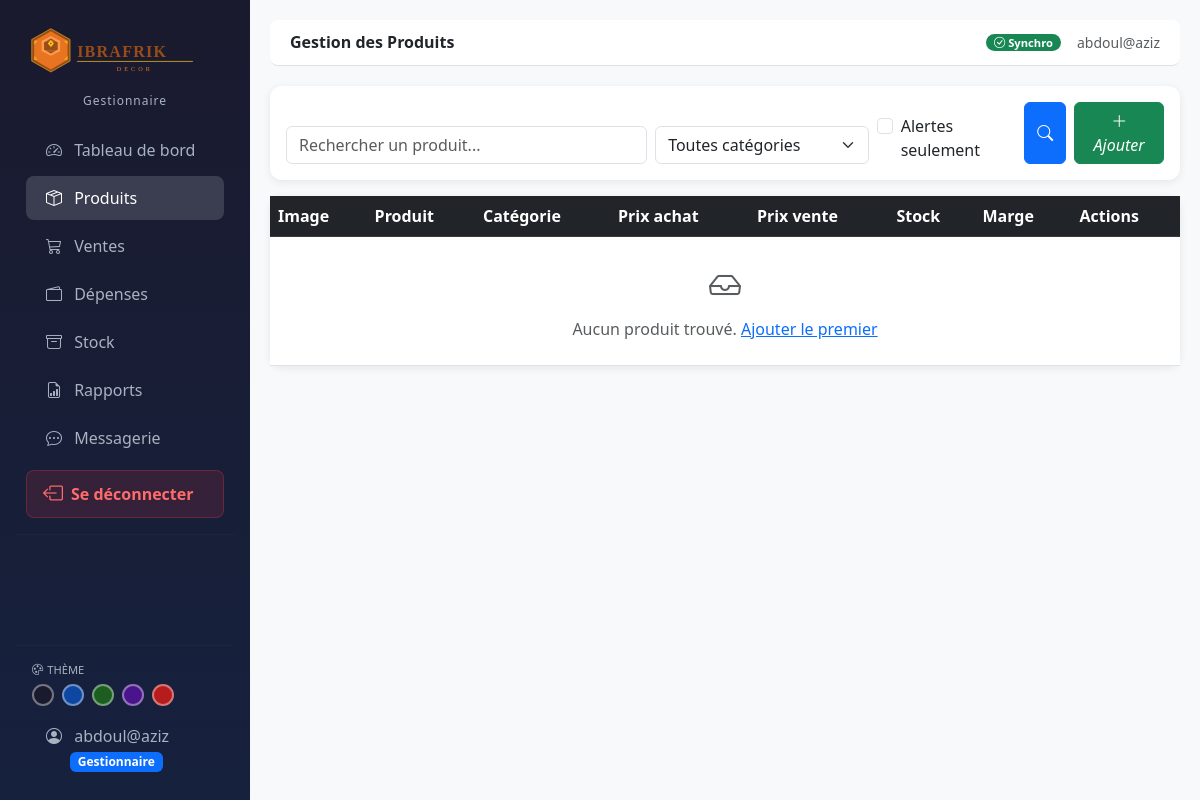
Page /produits/ (signed in) on the earlier database version.
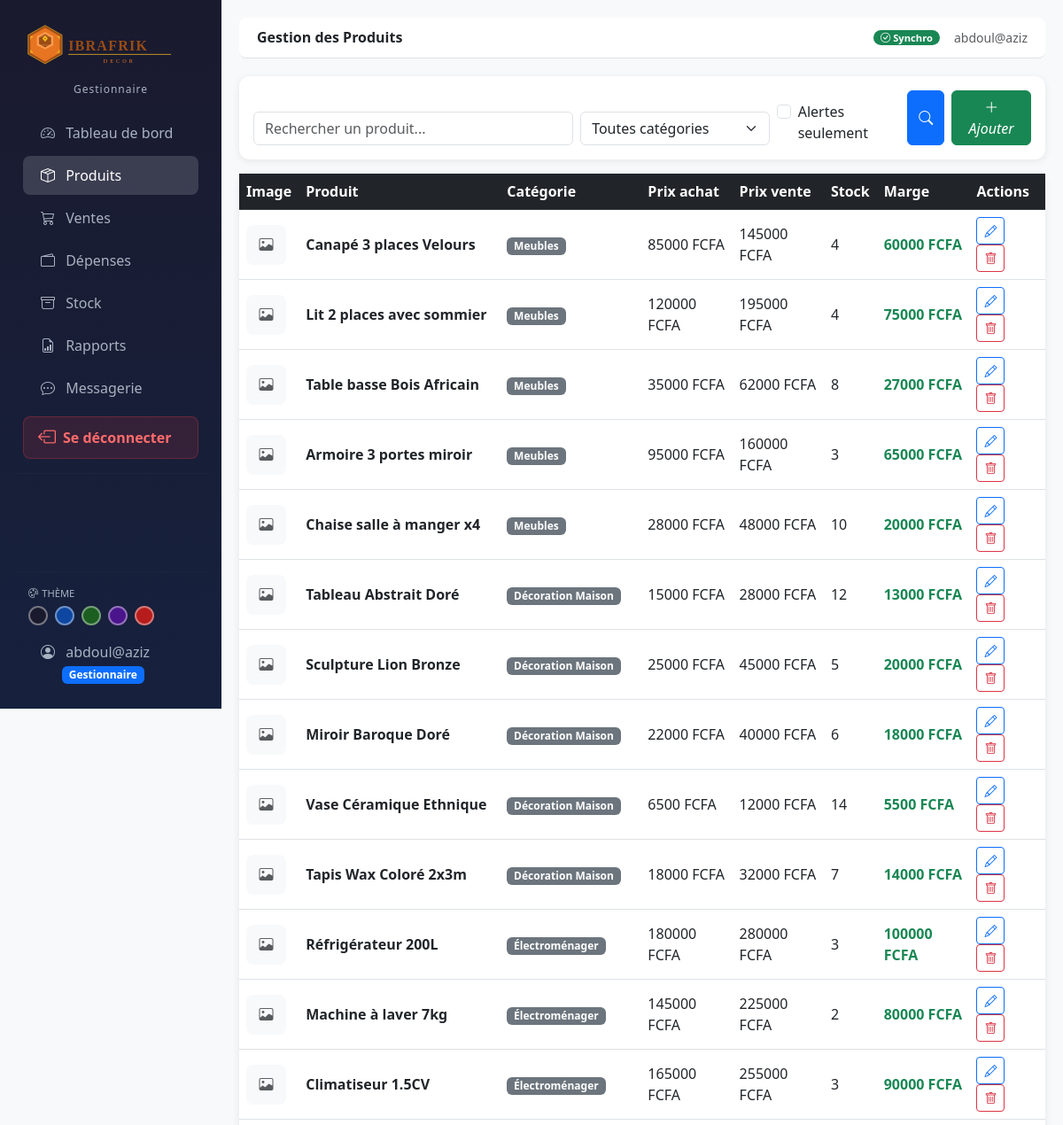
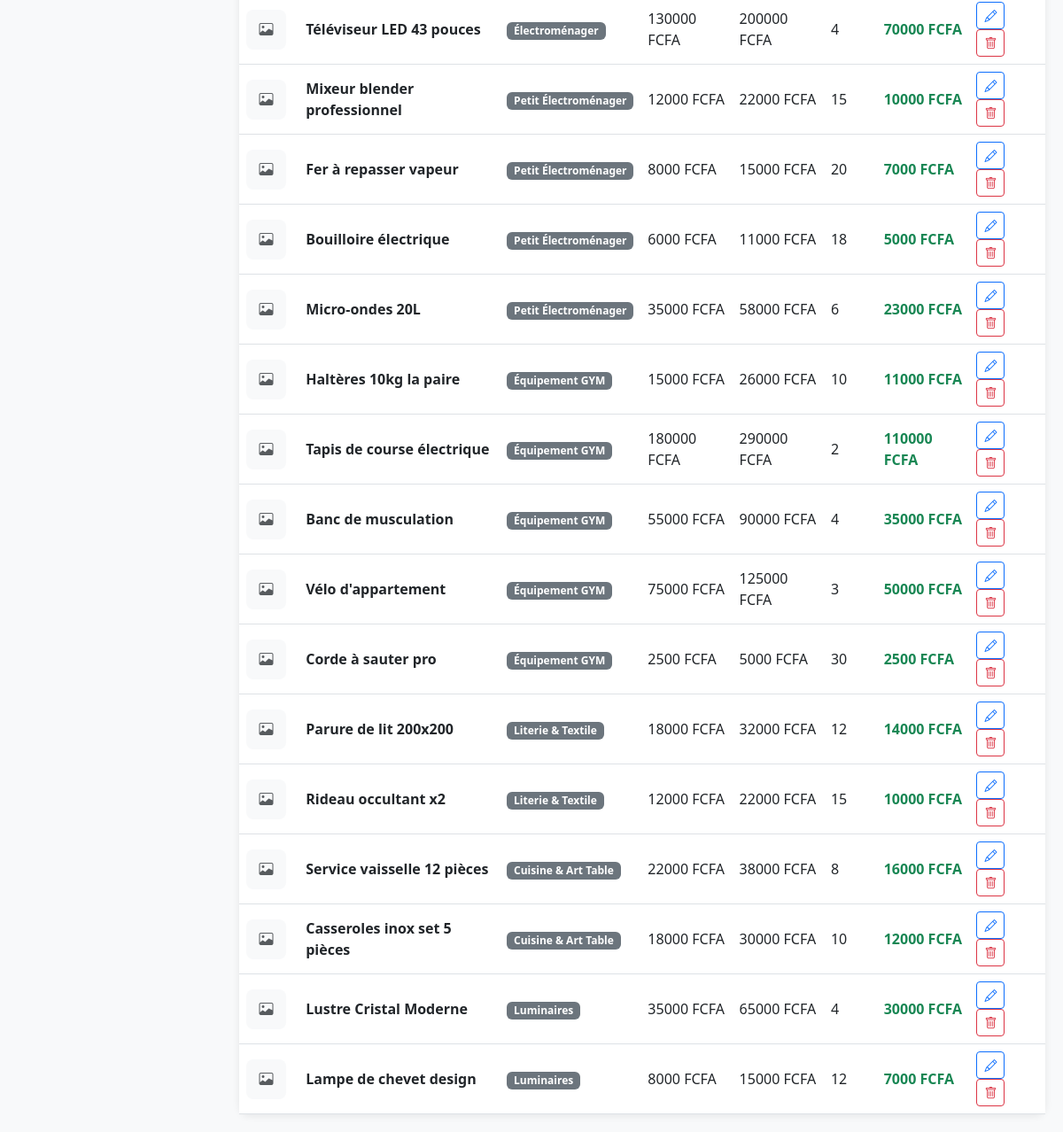
Same page on the later database version (2 pictures, top to bottom).
### produits/models.py (models this page shows, shortened)
class Produit(models.Model):
    nom = models.CharField(max_length=200)
    categorie = models.ForeignKey(Categorie, on_delete=models.PROTECT, related_name='produits')
    description = models.TextField(blank=True)
    prix_achat = models.DecimalField(max_digits=12, decimal_places=2)
    prix_vente = models.DecimalField(max_digits=12, decimal_places=2)
    quantite_stock = models.IntegerField(default=0)
    seuil_alerte = models.IntegerField(default=5)
    image = models.ImageField(upload_to='produits/', blank=True, null=True)
    date_ajout = models.DateTimeField(auto_now_add=True)
    actif = models.BooleanField(default=True)
    @property
    def marge(self):
        return self.prix_vente - self.prix_achat
    @property
    def en_alerte(self):
        return self.quantite_stock <= self.seuil_alerte
    class Meta:
        verbose_name = 'Produit'

class Categorie(models.Model):
    nom = models.CharField(max_length=100)
    description = models.TextField(blank=True)
    class Meta:
        verbose_name = 'Catégorie'

### produits/views.py (the view)
# urls.py: path('', views.produit_liste, name='liste'),
@login_required
def produit_liste(request):
    query      = request.GET.get('q', '')
    categorie  = request.GET.get('categorie', '')
    alerte     = request.GET.get('alerte', '')
    produits = Produit.objects.filter(actif=True).select_related('categorie')
    if query:
        produits = produits.filter(
            Q(nom__icontains=query) | Q(description__icontains=query)
        )
    if categorie:
        produits = produits.filter(categorie__id=categorie)
    if alerte:
        produits = [p for p in produits if p.en_alerte]
    categories = Categorie.objects.all()
    return render(request, 'produits/liste.html', {
        'produits':   produits,
        'categories': categories,
        'query':      query,
    })

### accounts/models.py (called while the page is built)
    def is_gestionnaire(self):
        return self.role == self.GESTIONNAIRE

    def is_admin_bc(self):
        return self.role == self.ADMIN

### dashboard/context_processors.py (called while the page is built)
def messages_non_lus(request):
    if request.user.is_authenticated:
        count = Message.objects.filter(
            destinataire=request.user, lu=False
        ).count()
        return {'messages_non_lus_count': count}
    return {'messages_non_lus_count': 0}

### templates/produits/liste.html (shortened to what this page needs)
{% extends 'base.html' %}
{% block page_title %}Gestion des Produits{% endblock %}
{% block content %}
<div class="card mb-3 p-3">
    <form method="get" class="row g-2 align-items-end">
        <div class="col-md-5">
            <input type="text" name="q" class="form-control"
                   placeholder="Rechercher un produit..." value="{{ query }}">
        </div>
        <div class="col-md-3">
            <select name="categorie" class="form-select">
                <option value="">Toutes catégories</option>
            </select>
        </div>
        <div class="col-md-2">
            <div class="form-check mt-2">
                <input class="form-check-input" type="checkbox" name="alerte" value="1">
                <label class="form-check-label">Alertes seulement</label>
            </div>
        </div>
        <div class="col-md-2 d-flex gap-2">
            <button type="submit" class="btn btn-primary flex-grow-1">
                <i class="bi bi-search"></i>
            </button>
            <a href="{% url 'produits:ajouter' %}" class="btn btn-success flex-grow-1">
                <i class="bi bi-plus-lg">Ajouter</i>
            </a>
        </div>
    </form>
</div>
<div class="card">
    <div class="table-responsive">
        <table class="table table-hover align-middle mb-0">
            <thead class="table-dark">
                <tr>
                    <th>Image</th>
                    <th>Produit</th>
                    <th>Catégorie</th>
                    <th>Prix achat</th>
                    <th>Prix vente</th>
                    <th>Stock</th>
                    <th>Marge</th>
                    <th>Actions</th>
                </tr>
            </thead>
            <tbody>
            {% for p in produits %}
            <tr {% if p.en_alerte %}class="table-warning"{% endif %}>
                <td>
                    {% if p.image %}
                    <img src="{{ p.image.url }}" width="45" height="45"
                         style="object-fit:cover; border-radius:8px;">
                    {% else %}
                    <div class="bg-light d-flex align-items-center justify-content-center"
                         style="width:45px;height:45px;border-radius:8px;">
                        <i class="bi bi-image text-muted"></i>
                    </div>
                    {% endif %}
                </td>
                <td>
                    <div class="fw-semibold">{{ p.nom }}</div>
                </td>
                <td><span class="badge bg-secondary">{{ p.categorie.nom }}</span></td>
                <td>{{ p.prix_achat|floatformat:0 }} FCFA</td>
                <td>{{ p.prix_vente|floatformat:0 }} FCFA</td>
                <td>
                    {{ p.quantite_stock }}
                </td>
                <td class="text-success fw-semibold">{{ p.marge|floatformat:0 }} FCFA</td>
                <td>
                    <a href="{% url 'produits:modifier' p.pk %}"
                       class="btn btn-sm btn-outline-primary me-1">
                        <i class="bi bi-pencil"></i>
                    </a>
                    <a href="{% url 'produits:supprimer' p.pk %}"
                       class="btn btn-sm btn-outline-danger">
                        <i class="bi bi-trash"></i>
                    </a>
                </td>
            </tr>
            {% empty %}
            <tr>
                <td colspan="8" class="text-center text-muted py-4">
                    <i class="bi bi-inbox fs-2 d-block mb-2"></i>
                    Aucun produit trouvé.
                    <a href="{% url 'produits:ajouter' %}">Ajouter le premier</a>
                </td>
            </tr>
            {% endfor %}
            </tbody>
        </table>
    </div>
</div>
{% endblock %}

Differences in the rows shown:
added Produit: nom "Canapé 3 places Velours", categorie.nom "Meubles", prix_achat "85000", prix_vente "145000", quantite_stock "4", marge "60000"
added Produit: nom "Lit 2 places avec sommier", categorie.nom "Meubles", prix_achat "120000", prix_vente "195000", quantite_stock "4", marge "75000"
added Produit: nom "Table basse Bois Africain", categorie.nom "Meubles", prix_achat "35000", prix_vente "62000", quantite_stock "8", marge "27000"
added Produit: nom "Armoire 3 portes miroir", categorie.nom "Meubles", prix_achat "95000", prix_vente "160000", quantite_stock "3", marge "65000"
added Produit: nom "Chaise salle à manger x4", categorie.nom "Meubles", prix_achat "28000", prix_vente "48000", quantite_stock "10", marge "20000"
added Produit: nom "Tableau Abstrait Doré", categorie.nom "Décoration Maison", prix_achat "15000", prix_vente "28000", quantite_stock "12", marge "13000"
added Produit: nom "Sculpture Lion Bronze", categorie.nom "Décoration Maison", prix_achat "25000", prix_vente "45000", quantite_stock "5", marge "20000"
added Produit: nom "Miroir Baroque Doré", categorie.nom "Décoration Maison", prix_achat "22000", prix_vente "40000", quantite_stock "6", marge "18000"
added Produit: nom "Vase Céramique Ethnique", categorie.nom "Décoration Maison", prix_achat "6500", prix_vente "12000", quantite_stock "14", marge "5500"
added Produit: nom "Tapis Wax Coloré 2x3m", categorie.nom "Décoration Maison", prix_achat "18000", prix_vente "32000", quantite_stock "7", marge "14000"
added Produit: nom "Réfrigérateur 200L", categorie.nom "Électroménager", prix_achat "180000", prix_vente "280000", quantite_stock "3", marge "100000"
added Produit: nom "Machine à laver 7kg", categorie.nom "Électroménager", prix_achat "145000", prix_vente "225000", quantite_stock "2", marge "80000"
added Produit: nom "Climatiseur 1.5CV", categorie.nom "Électroménager", prix_achat "165000", prix_vente "255000", quantite_stock "3", marge "90000"
added Produit: nom "Téléviseur LED 43 pouces", categorie.nom "Électroménager", prix_achat "130000", prix_vente "200000", quantite_stock "4", marge "70000"
added Produit: nom "Mixeur blender professionnel", categorie.nom "Petit Électroménager", prix_achat "12000", prix_vente "22000", quantite_stock "15", marge "10000"
added Produit: nom "Fer à repasser vapeur", categorie.nom "Petit Électroménager", prix_achat "8000", prix_vente "15000", quantite_stock "20", marge "7000"
added Produit: nom "Bouilloire électrique", categorie.nom "Petit Électroménager", prix_achat "6000", prix_vente "11000", quantite_stock "18", marge "5000"
added Produit: nom "Micro-ondes 20L", categorie.nom "Petit Électroménager", prix_achat "35000", prix_vente "58000", quantite_stock "6", marge "23000"
added Produit: nom "Haltères 10kg la paire", categorie.nom "Équipement GYM", prix_achat "15000", prix_vente "26000", quantite_stock "10", marge "11000"
added Produit: nom "Tapis de course électrique", categorie.nom "Équipement GYM", prix_achat "180000", prix_vente "290000", quantite_stock "2", marge "110000"
added Produit: nom "Banc de musculation", categorie.nom "Équipement GYM", prix_achat "55000", prix_vente "90000", quantite_stock "4", marge "35000"
added Produit: nom "Vélo d'appartement", categorie.nom "Équipement GYM", prix_achat "75000", prix_vente "125000", quantite_stock "3", marge "50000"
added Produit: nom "Corde à sauter pro", categorie.nom "Équipement GYM", prix_achat "2500", prix_vente "5000", quantite_stock "30", marge "2500"
added Produit: nom "Parure de lit 200x200", categorie.nom "Literie & Textile", prix_achat "18000", prix_vente "32000", quantite_stock "12", marge "14000"
added Produit: nom "Rideau occultant x2", categorie.nom "Literie & Textile", prix_achat "12000", prix_vente "22000", quantite_stock "15", marge "10000"
added Produit: nom "Service vaisselle 12 pièces", categorie.nom "Cuisine & Art Table", prix_achat "22000", prix_vente "38000", quantite_stock "8", marge "16000"
added Produit: nom "Casseroles inox set 5 pièces", categorie.nom "Cuisine & Art Table", prix_achat "18000", prix_vente "30000", quantite_stock "10", marge "12000"
added Produit: nom "Lustre Cristal Moderne", categorie.nom "Luminaires", prix_achat "35000", prix_vente "65000", quantite_stock "4", marge "30000"
added Produit: nom "Lampe de chevet design", categorie.nom "Luminaires", prix_achat "8000", prix_vente "15000", quantite_stock "12", marge "7000"
Other differences:
text no longer shown: "Aucun produit trouvé. Ajouter le premier"
